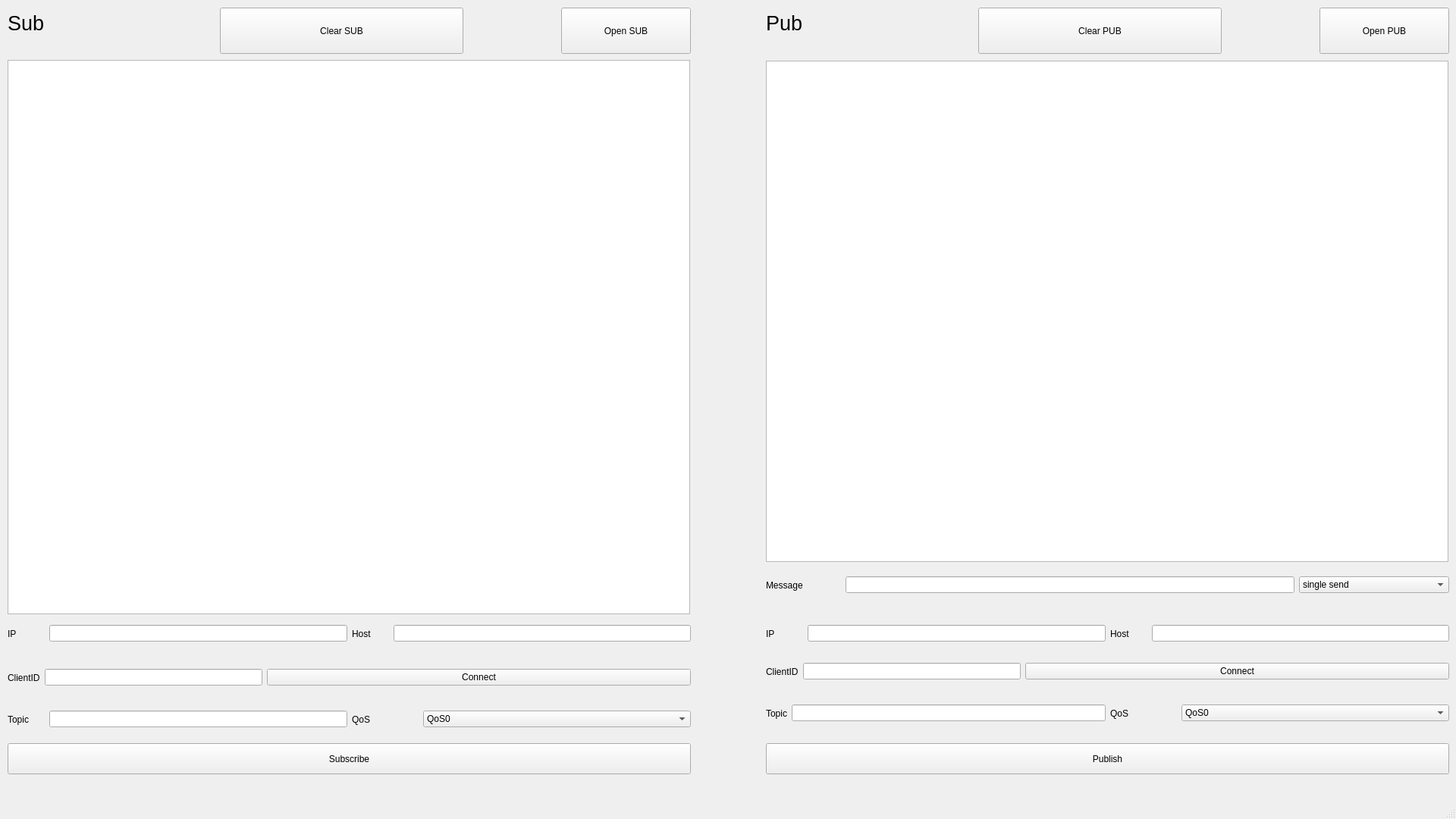
<?xml version="1.0" encoding="UTF-8"?>
<ui version="4.0">
 <class>MainWindow</class>
 <widget class="QMainWindow" name="MainWindow">
  <property name="geometry">
   <rect>
    <x>0</x>
    <y>0</y>
    <width>1920</width>
    <height>1080</height>
   </rect>
  </property>
  <property name="windowTitle">
   <string>MQTT_V1.0</string>
  </property>
  <widget class="QWidget" name="centralwidget">
   <widget class="QTextEdit" name="textEdit_mqtt_sub_text">
    <property name="geometry">
     <rect>
      <x>10</x>
      <y>79</y>
      <width>900</width>
      <height>731</height>
     </rect>
    </property>
   </widget>
   <widget class="QLabel" name="label">
    <property name="geometry">
     <rect>
      <x>10</x>
      <y>30</y>
      <width>67</width>
      <height>17</height>
     </rect>
    </property>
    <property name="text">
     <string/>
    </property>
   </widget>
   <widget class="QLabel" name="label_2">
    <property name="geometry">
     <rect>
      <x>10</x>
      <y>10</y>
      <width>131</width>
      <height>41</height>
     </rect>
    </property>
    <property name="font">
     <font>
      <pointsize>20</pointsize>
     </font>
    </property>
    <property name="layoutDirection">
     <enum>Qt::RightToLeft</enum>
    </property>
    <property name="text">
     <string>Sub</string>
    </property>
   </widget>
   <widget class="QPushButton" name="pushButton_mqtt_sub_subscribe">
    <property name="geometry">
     <rect>
      <x>10</x>
      <y>980</y>
      <width>901</width>
      <height>41</height>
     </rect>
    </property>
    <property name="text">
     <string>Subscribe</string>
    </property>
   </widget>
   <widget class="QTextEdit" name="textEdit_mqtt_pub_text">
    <property name="geometry">
     <rect>
      <x>1010</x>
      <y>80</y>
      <width>900</width>
      <height>661</height>
     </rect>
    </property>
   </widget>
   <widget class="QLabel" name="label_3">
    <property name="geometry">
     <rect>
      <x>1010</x>
      <y>10</y>
      <width>131</width>
      <height>41</height>
     </rect>
    </property>
    <property name="font">
     <font>
      <pointsize>20</pointsize>
     </font>
    </property>
    <property name="layoutDirection">
     <enum>Qt::LeftToRight</enum>
    </property>
    <property name="text">
     <string>Pub</string>
    </property>
   </widget>
   <widget class="QWidget" name="layoutWidget_4">
    <property name="geometry">
     <rect>
      <x>1010</x>
      <y>810</y>
      <width>901</width>
      <height>51</height>
     </rect>
    </property>
    <layout class="QHBoxLayout" name="horizontalLayout_9">
     <item>
      <layout class="QHBoxLayout" name="horizontalLayout_10" stretch="1,8">
       <item>
        <widget class="QLabel" name="label_9">
         <property name="text">
          <string>IP</string>
         </property>
        </widget>
       </item>
       <item>
        <widget class="QLineEdit" name="lineEdit_mqtt_pub_ip"/>
       </item>
      </layout>
     </item>
     <item>
      <layout class="QHBoxLayout" name="horizontalLayout_11" stretch="1,8">
       <item>
        <widget class="QLabel" name="label_10">
         <property name="text">
          <string>Host</string>
         </property>
        </widget>
       </item>
       <item>
        <widget class="QLineEdit" name="lineEdit_mqtt_pub_host"/>
       </item>
      </layout>
     </item>
    </layout>
   </widget>
   <widget class="QWidget" name="layoutWidget_5">
    <property name="geometry">
     <rect>
      <x>1010</x>
      <y>860</y>
      <width>901</width>
      <height>51</height>
     </rect>
    </property>
    <layout class="QHBoxLayout" name="horizontalLayout_12" stretch="3,5">
     <item>
      <layout class="QHBoxLayout" name="horizontalLayout_13" stretch="1,8">
       <item>
        <widget class="QLabel" name="label_11">
         <property name="text">
          <string>ClientID</string>
         </property>
        </widget>
       </item>
       <item>
        <widget class="QLineEdit" name="lineEdit_mqtt_pub_clientid"/>
       </item>
      </layout>
     </item>
     <item>
      <widget class="QPushButton" name="pushButton_mqtt_pub_connect">
       <property name="text">
        <string>Connect</string>
       </property>
      </widget>
     </item>
    </layout>
   </widget>
   <widget class="QWidget" name="layoutWidget_6">
    <property name="geometry">
     <rect>
      <x>1010</x>
      <y>920</y>
      <width>901</width>
      <height>41</height>
     </rect>
    </property>
    <layout class="QHBoxLayout" name="horizontalLayout_14">
     <item>
      <layout class="QHBoxLayout" name="horizontalLayout_15" stretch="0,8">
       <item>
        <widget class="QLabel" name="label_12">
         <property name="text">
          <string>Topic</string>
         </property>
        </widget>
       </item>
       <item>
        <widget class="QLineEdit" name="lineEdit_mqtt_pub_topic"/>
       </item>
      </layout>
     </item>
     <item>
      <layout class="QHBoxLayout" name="horizontalLayout_16" stretch="1,4">
       <item>
        <widget class="QLabel" name="label_13">
         <property name="text">
          <string>QoS</string>
         </property>
        </widget>
       </item>
       <item>
        <widget class="QComboBox" name="comboBox_mqtt_pub_qos">
         <item>
          <property name="text">
           <string>QoS0</string>
          </property>
         </item>
         <item>
          <property name="text">
           <string>QoS1</string>
          </property>
         </item>
         <item>
          <property name="text">
           <string>QoS2</string>
          </property>
         </item>
        </widget>
       </item>
      </layout>
     </item>
    </layout>
   </widget>
   <widget class="QPushButton" name="pushButton_mqtt_pub_publish">
    <property name="geometry">
     <rect>
      <x>1010</x>
      <y>980</y>
      <width>901</width>
      <height>41</height>
     </rect>
    </property>
    <property name="text">
     <string>Publish</string>
    </property>
   </widget>
   <widget class="QPushButton" name="pushButton_mqtt_sub_opensub">
    <property name="geometry">
     <rect>
      <x>740</x>
      <y>10</y>
      <width>171</width>
      <height>61</height>
     </rect>
    </property>
    <property name="text">
     <string>Open SUB</string>
    </property>
   </widget>
   <widget class="QPushButton" name="pushButton_mqtt_pub_openpub">
    <property name="geometry">
     <rect>
      <x>1740</x>
      <y>10</y>
      <width>171</width>
      <height>61</height>
     </rect>
    </property>
    <property name="text">
     <string>Open PUB</string>
    </property>
   </widget>
   <widget class="QWidget" name="layoutWidget">
    <property name="geometry">
     <rect>
      <x>10</x>
      <y>810</y>
      <width>901</width>
      <height>51</height>
     </rect>
    </property>
    <layout class="QHBoxLayout" name="horizontalLayout_6">
     <item>
      <layout class="QHBoxLayout" name="horizontalLayout" stretch="1,8">
       <item>
        <widget class="QLabel" name="label_4">
         <property name="text">
          <string>IP</string>
         </property>
        </widget>
       </item>
       <item>
        <widget class="QLineEdit" name="lineEdit_mqtt_sub_ip"/>
       </item>
      </layout>
     </item>
     <item>
      <layout class="QHBoxLayout" name="horizontalLayout_2" stretch="1,8">
       <item>
        <widget class="QLabel" name="label_5">
         <property name="text">
          <string>Host</string>
         </property>
        </widget>
       </item>
       <item>
        <widget class="QLineEdit" name="lineEdit_mqtt_sub_host"/>
       </item>
      </layout>
     </item>
    </layout>
   </widget>
   <widget class="QWidget" name="layoutWidget">
    <property name="geometry">
     <rect>
      <x>10</x>
      <y>868</y>
      <width>901</width>
      <height>51</height>
     </rect>
    </property>
    <layout class="QHBoxLayout" name="horizontalLayout_7" stretch="3,5">
     <item>
      <layout class="QHBoxLayout" name="horizontalLayout_4" stretch="1,8">
       <item>
        <widget class="QLabel" name="label_7">
         <property name="text">
          <string>ClientID</string>
         </property>
        </widget>
       </item>
       <item>
        <widget class="QLineEdit" name="lineEdit_mqtt_sub_clientid"/>
       </item>
      </layout>
     </item>
     <item>
      <widget class="QPushButton" name="pushButton_mqtt_sub_connect">
       <property name="text">
        <string>Connect</string>
       </property>
      </widget>
     </item>
    </layout>
   </widget>
   <widget class="QWidget" name="layoutWidget">
    <property name="geometry">
     <rect>
      <x>10</x>
      <y>928</y>
      <width>901</width>
      <height>41</height>
     </rect>
    </property>
    <layout class="QHBoxLayout" name="horizontalLayout_8">
     <item>
      <layout class="QHBoxLayout" name="horizontalLayout_3" stretch="1,8">
       <item>
        <widget class="QLabel" name="label_6">
         <property name="text">
          <string>Topic</string>
         </property>
        </widget>
       </item>
       <item>
        <widget class="QLineEdit" name="lineEdit_mqtt_sub_topic"/>
       </item>
      </layout>
     </item>
     <item>
      <layout class="QHBoxLayout" name="horizontalLayout_5" stretch="1,4">
       <item>
        <widget class="QLabel" name="label_8">
         <property name="text">
          <string>QoS</string>
         </property>
        </widget>
       </item>
       <item>
        <widget class="QComboBox" name="comboBox_mqtt_sub_qos">
         <item>
          <property name="text">
           <string>QoS0</string>
          </property>
         </item>
         <item>
          <property name="text">
           <string>QoS1</string>
          </property>
         </item>
         <item>
          <property name="text">
           <string>QoS2</string>
          </property>
         </item>
        </widget>
       </item>
      </layout>
     </item>
    </layout>
   </widget>
   <widget class="QWidget" name="layoutWidget">
    <property name="geometry">
     <rect>
      <x>1010</x>
      <y>746</y>
      <width>901</width>
      <height>51</height>
     </rect>
    </property>
    <layout class="QHBoxLayout" name="horizontalLayout_17" stretch="1,6,2">
     <item>
      <widget class="QLabel" name="label_14">
       <property name="text">
        <string>Message</string>
       </property>
      </widget>
     </item>
     <item>
      <widget class="QLineEdit" name="lineEdit_mqtt_pub_message"/>
     </item>
     <item>
      <widget class="QComboBox" name="comboBox_mqtt_pub_mode">
       <item>
        <property name="text">
         <string>single send</string>
        </property>
       </item>
       <item>
        <property name="text">
         <string>send once 0.1s</string>
        </property>
       </item>
       <item>
        <property name="text">
         <string>send once 1s</string>
        </property>
       </item>
       <item>
        <property name="text">
         <string>send once 10s</string>
        </property>
       </item>
      </widget>
     </item>
    </layout>
   </widget>
   <widget class="QPushButton" name="pushButton_mqtt_pub_clear">
    <property name="geometry">
     <rect>
      <x>1290</x>
      <y>10</y>
      <width>321</width>
      <height>61</height>
     </rect>
    </property>
    <property name="text">
     <string>Clear PUB</string>
    </property>
   </widget>
   <widget class="QPushButton" name="pushButton_mqtt_sub_clear">
    <property name="geometry">
     <rect>
      <x>290</x>
      <y>10</y>
      <width>321</width>
      <height>61</height>
     </rect>
    </property>
    <property name="text">
     <string>Clear SUB</string>
    </property>
   </widget>
  </widget>
  <widget class="QStatusBar" name="statusbar"/>
 </widget>
 <resources/>
 <connections/>
</ui>
